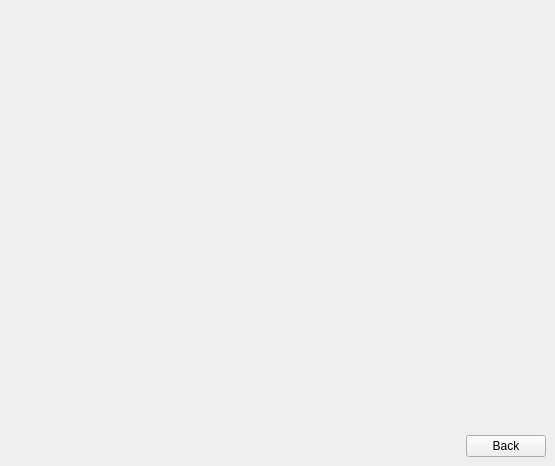
<?xml version="1.0" encoding="UTF-8"?>
<ui version="4.0">
 <class>MainWindow</class>
 <widget class="QMainWindow" name="MainWindow">
  <property name="geometry">
   <rect>
    <x>0</x>
    <y>0</y>
    <width>555</width>
    <height>466</height>
   </rect>
  </property>
  <property name="windowTitle">
   <string>MainWindow</string>
  </property>
  <widget class="QWidget" name="centralwidget">
   <layout class="QGridLayout" name="gridLayout_2" rowstretch="20,1">
    <item row="0" column="0">
     <widget class="QWidget" name="widget" native="true"/>
    </item>
    <item row="0" column="1">
     <widget class="QWidget" name="widget_2" native="true"/>
    </item>
    <item row="1" column="0" colspan="2">
     <layout class="QGridLayout" name="gridLayout">
      <item row="0" column="0">
       <spacer name="horizontalSpacer">
        <property name="orientation">
         <enum>Qt::Horizontal</enum>
        </property>
        <property name="sizeHint" stdset="0">
         <size>
          <width>353</width>
          <height>20</height>
         </size>
        </property>
       </spacer>
      </item>
      <item row="0" column="1">
       <widget class="QPushButton" name="pushButton">
        <property name="text">
         <string>Back</string>
        </property>
       </widget>
      </item>
     </layout>
    </item>
   </layout>
  </widget>
 </widget>
 <resources/>
 <connections/>
</ui>
